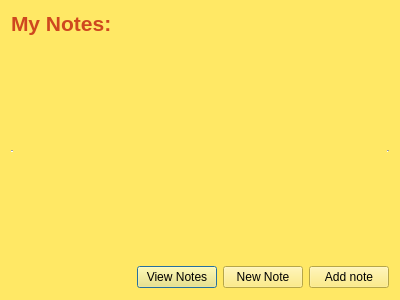
<?xml version="1.0" encoding="UTF-8"?>
<ui version="4.0">
 <class>NotesClass</class>
 <widget class="QDialog" name="NotesClass">
  <property name="geometry">
   <rect>
    <x>0</x>
    <y>0</y>
    <width>400</width>
    <height>300</height>
   </rect>
  </property>
  <property name="palette">
   <palette>
    <active>
     <colorrole role="Button">
      <brush brushstyle="SolidPattern">
       <color alpha="255">
        <red>255</red>
        <green>232</green>
        <blue>101</blue>
       </color>
      </brush>
     </colorrole>
     <colorrole role="Base">
      <brush brushstyle="SolidPattern">
       <color alpha="255">
        <red>255</red>
        <green>255</green>
        <blue>255</blue>
       </color>
      </brush>
     </colorrole>
     <colorrole role="Window">
      <brush brushstyle="SolidPattern">
       <color alpha="255">
        <red>255</red>
        <green>232</green>
        <blue>101</blue>
       </color>
      </brush>
     </colorrole>
    </active>
    <inactive>
     <colorrole role="Button">
      <brush brushstyle="SolidPattern">
       <color alpha="255">
        <red>255</red>
        <green>232</green>
        <blue>101</blue>
       </color>
      </brush>
     </colorrole>
     <colorrole role="Base">
      <brush brushstyle="SolidPattern">
       <color alpha="255">
        <red>255</red>
        <green>255</green>
        <blue>255</blue>
       </color>
      </brush>
     </colorrole>
     <colorrole role="Window">
      <brush brushstyle="SolidPattern">
       <color alpha="255">
        <red>255</red>
        <green>232</green>
        <blue>101</blue>
       </color>
      </brush>
     </colorrole>
    </inactive>
    <disabled>
     <colorrole role="Button">
      <brush brushstyle="SolidPattern">
       <color alpha="255">
        <red>255</red>
        <green>232</green>
        <blue>101</blue>
       </color>
      </brush>
     </colorrole>
     <colorrole role="Base">
      <brush brushstyle="SolidPattern">
       <color alpha="255">
        <red>255</red>
        <green>232</green>
        <blue>101</blue>
       </color>
      </brush>
     </colorrole>
     <colorrole role="Window">
      <brush brushstyle="SolidPattern">
       <color alpha="255">
        <red>255</red>
        <green>232</green>
        <blue>101</blue>
       </color>
      </brush>
     </colorrole>
    </disabled>
   </palette>
  </property>
  <property name="windowTitle">
   <string>Notes</string>
  </property>
  <property name="windowIcon">
   <iconset resource="../../../workspace/Buddies/Buddies.qrc">
    <normaloff>:/images/Pin.png</normaloff>:/images/Pin.png</iconset>
  </property>
  <layout class="QGridLayout" name="gridLayout">
   <item row="1" column="0" colspan="5">
    <widget class="QTextEdit" name="textEdit">
     <property name="palette">
      <palette>
       <active>
        <colorrole role="Base">
         <brush brushstyle="SolidPattern">
          <color alpha="255">
           <red>255</red>
           <green>232</green>
           <blue>101</blue>
          </color>
         </brush>
        </colorrole>
       </active>
       <inactive>
        <colorrole role="Base">
         <brush brushstyle="SolidPattern">
          <color alpha="255">
           <red>255</red>
           <green>232</green>
           <blue>101</blue>
          </color>
         </brush>
        </colorrole>
       </inactive>
       <disabled>
        <colorrole role="Base">
         <brush brushstyle="SolidPattern">
          <color alpha="255">
           <red>246</red>
           <green>246</green>
           <blue>246</blue>
          </color>
         </brush>
        </colorrole>
       </disabled>
      </palette>
     </property>
     <property name="frameShape">
      <enum>QFrame::HLine</enum>
     </property>
    </widget>
   </item>
   <item row="2" column="0" colspan="2">
    <spacer name="horizontalSpacer">
     <property name="orientation">
      <enum>Qt::Horizontal</enum>
     </property>
     <property name="sizeHint" stdset="0">
      <size>
       <width>121</width>
       <height>23</height>
      </size>
     </property>
    </spacer>
   </item>
   <item row="2" column="2">
    <widget class="QPushButton" name="pushButtonView">
     <property name="text">
      <string>View Notes</string>
     </property>
    </widget>
   </item>
   <item row="2" column="4">
    <widget class="QPushButton" name="pushButton">
     <property name="text">
      <string>Add note</string>
     </property>
    </widget>
   </item>
   <item row="0" column="4">
    <widget class="QLabel" name="label">
     <property name="text">
      <string>&lt;!DOCTYPE HTML PUBLIC &quot;-//W3C//DTD HTML 4.0//EN&quot; &quot;http://www.w3.org/TR/REC-html40/strict.dtd&quot;&gt;
&lt;html&gt;&lt;head&gt;&lt;meta name=&quot;qrichtext&quot; content=&quot;1&quot; /&gt;&lt;style type=&quot;text/css&quot;&gt;
p, li { white-space: pre-wrap; }
&lt;/style&gt;&lt;/head&gt;&lt;body style=&quot; font-family:'Sans Serif'; font-size:9pt; font-weight:400; font-style:normal;&quot;&gt;
&lt;p align=&quot;right&quot; style=&quot; margin-top:0px; margin-bottom:0px; margin-left:0px; margin-right:0px; -qt-block-indent:0; text-indent:0px;&quot;&gt;&lt;img src=&quot;:/images/Pin.png&quot; /&gt;&lt;/p&gt;&lt;/body&gt;&lt;/html&gt;</string>
     </property>
     <property name="pixmap">
      <pixmap resource="../../../workspace/Buddies/Buddies.qrc">:/images/Pin.png</pixmap>
     </property>
    </widget>
   </item>
   <item row="0" column="0">
    <widget class="QLabel" name="label_2">
     <property name="text">
      <string>&lt;!DOCTYPE HTML PUBLIC &quot;-//W3C//DTD HTML 4.0//EN&quot; &quot;http://www.w3.org/TR/REC-html40/strict.dtd&quot;&gt;
&lt;html&gt;&lt;head&gt;&lt;meta name=&quot;qrichtext&quot; content=&quot;1&quot; /&gt;&lt;style type=&quot;text/css&quot;&gt;
p, li { white-space: pre-wrap; }
&lt;/style&gt;&lt;/head&gt;&lt;body style=&quot; font-family:'Sans Serif'; font-size:9pt; font-weight:400; font-style:normal;&quot;&gt;
&lt;p style=&quot; margin-top:0px; margin-bottom:0px; margin-left:0px; margin-right:0px; -qt-block-indent:0; text-indent:0px;&quot;&gt;&lt;span style=&quot; font-size:16pt; font-weight:600; color:#ce481f;&quot;&gt;My Notes:&lt;/span&gt;&lt;/p&gt;&lt;/body&gt;&lt;/html&gt;</string>
     </property>
    </widget>
   </item>
   <item row="0" column="1" colspan="3">
    <widget class="QLabel" name="labelUser">
     <property name="frameShape">
      <enum>QFrame::NoFrame</enum>
     </property>
     <property name="text">
      <string/>
     </property>
    </widget>
   </item>
   <item row="2" column="3">
    <widget class="QPushButton" name="pushButtonNew">
     <property name="text">
      <string>New Note</string>
     </property>
    </widget>
   </item>
  </layout>
 </widget>
 <layoutdefault spacing="6" margin="11"/>
 <resources>
  <include location="../../../workspace/Buddies/Buddies.qrc"/>
 </resources>
 <connections>
  <connection>
   <sender>pushButton</sender>
   <signal>clicked()</signal>
   <receiver>NotesClass</receiver>
   <slot>addNotes()</slot>
   <hints>
    <hint type="sourcelabel">
     <x>350</x>
     <y>277</y>
    </hint>
    <hint type="destinationlabel">
     <x>199</x>
     <y>149</y>
    </hint>
   </hints>
  </connection>
  <connection>
   <sender>pushButtonView</sender>
   <signal>clicked()</signal>
   <receiver>NotesClass</receiver>
   <slot>showNotes()</slot>
   <hints>
    <hint type="sourcelabel">
     <x>258</x>
     <y>277</y>
    </hint>
    <hint type="destinationlabel">
     <x>199</x>
     <y>149</y>
    </hint>
   </hints>
  </connection>
  <connection>
   <sender>pushButtonNew</sender>
   <signal>clicked()</signal>
   <receiver>textEdit</receiver>
   <slot>clear()</slot>
   <hints>
    <hint type="sourcelabel">
     <x>264</x>
     <y>277</y>
    </hint>
    <hint type="destinationlabel">
     <x>199</x>
     <y>160</y>
    </hint>
   </hints>
  </connection>
 </connections>
 <slots>
  <slot>addNotes()</slot>
  <slot>showNotes()</slot>
 </slots>
</ui>
